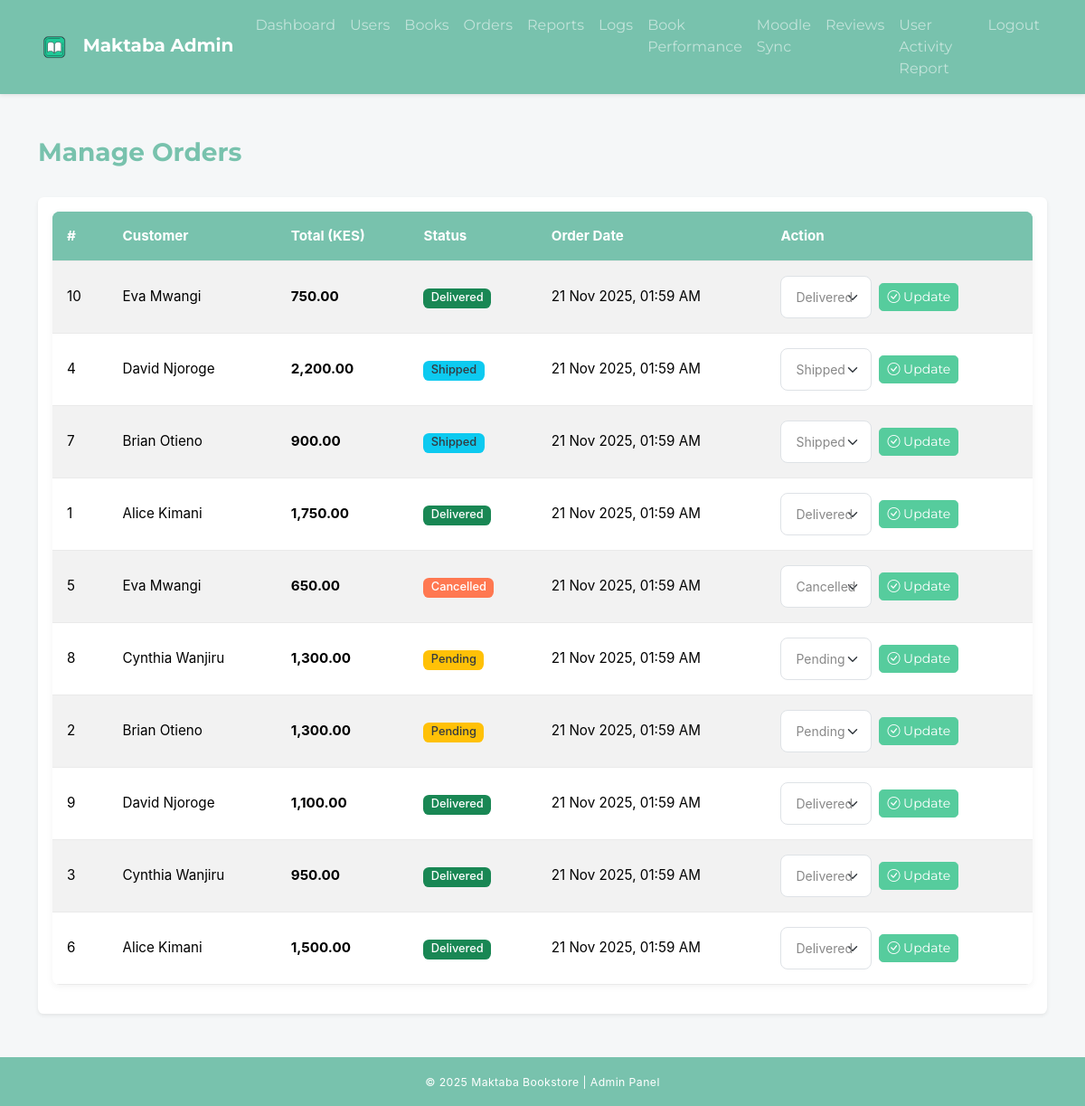
Page /modules/admin/manage_orders.php (signed in) on the committed database.
### tables this page shows
CREATE TABLE orders (
    order_id INT AUTO_INCREMENT PRIMARY KEY,
    user_id INT,
    order_date TIMESTAMP DEFAULT CURRENT_TIMESTAMP,
    shipping_address TEXT,
    total_amount DECIMAL(10, 2),
    order_status ENUM('Pending', 'Shipped', 'Delivered', 'Cancelled') DEFAULT 'Pending',
    payment_status ENUM('Pending', 'Paid', 'Unpaid', 'Refunded') DEFAULT 'Pending',
    mpesa_receipt VARCHAR(50),
    FOREIGN KEY (user_id) REFERENCES users(user_id) ON DELETE CASCADE
);

CREATE TABLE users (
    user_id INT AUTO_INCREMENT PRIMARY KEY,
    full_name VARCHAR(100) NOT NULL,
    email VARCHAR(100) UNIQUE NOT NULL,
    password_hash VARCHAR(255) NOT NULL,
    phone VARCHAR(20),
    preferences TEXT,
    user_role ENUM('customer', 'admin') DEFAULT 'customer',
    otp_code VARCHAR(10),
    otp_expiry DATETIME,
    is_verified TINYINT(1) DEFAULT 0,
    date_created TIMESTAMP DEFAULT CURRENT_TIMESTAMP,
    last_login TIMESTAMP NULL,
    avatar VARCHAR(255) DEFAULT NULL
);

### modules/admin/manage_orders.php (the view, shortened to what this page needs)
<?php
require_once __DIR__ . '/../../database/config.php';
$query = "
    SELECT
        o.order_id,
        o.user_id,
        u.full_name,
        o.total_amount,
        o.order_status,
        o.order_date
    FROM orders o
    JOIN users u ON o.user_id = u.user_id
    ORDER BY o.order_date DESC
";
$result = $conn->query($query);
?>
<!DOCTYPE html>
<html lang="en">
<head>
  <link href="https://cdn.jsdelivr.net/npm/bootswatch@5.3.3/dist/minty/bootstrap.min.css" rel="stylesheet">
  <link href="https://cdn.jsdelivr.net/npm/bootstrap-icons@1.11.3/font/bootstrap-icons.css" rel="stylesheet">
  <link rel="stylesheet" href="../../assets/css/admin.css">
</head>
<body class="d-flex flex-column min-vh-100">
  <?php include("../../includes/admin_nav.php"); ?>
  <main class="container my-5 flex-grow-1">
    <div class="d-flex justify-content-between align-items-center mb-4">
      <h3 class="fw-bold text-primary">Manage Orders</h3>
    </div>
    <div class="table-wrapper shadow-sm rounded bg-white p-3">
      <table class="table table-striped table-hover align-middle">
        <thead class="table-primary">
          <tr>
            <th>#</th>
            <th>Customer</th>
            <th>Total (KES)</th>
            <th>Status</th>
            <th>Order Date</th>
            <th>Action</th>
          </tr>
        </thead>
        <tbody>
          <?php if ($result && $result->num_rows > 0): ?>
            <?php while($row = $result->fetch_assoc()): ?>
              <tr>
                <td><?= htmlspecialchars($row['order_id']) ?></td>
                <td><?= htmlspecialchars($row['full_name']) ?></td>
                <td><strong><?= number_format($row['total_amount'], 2) ?></strong></td>
                <td>
                  <span class="badge
                    <?php
                      echo match($row['order_status']) {
                        'Pending' => 'bg-warning text-dark',
                        'Shipped' => 'bg-info text-dark',
                        'Delivered' => 'bg-success',
                        'Cancelled' => 'bg-danger',
                        default => 'bg-secondary'
                      };
                    ?>">
                    <?= htmlspecialchars($row['order_status']) ?>
                  </span>
                </td>
                <td><?= htmlspecialchars(date('d M Y, h:i A', strtotime($row['order_date']))) ?></td>
                <td>
                  <form action="../../modules/admin/update_order_status.php" method="POST" class="d-flex align-items-center gap-2">
                    <select name="status" class="form-select form-select-sm" style="width:auto;">
                      <?php
                        $statuses = ['Pending','Shipped','Delivered','Cancelled'];
                        foreach ($statuses as $status) {
                          $selected = ($row['order_status'] === $status) ? 'selected' : '';
                          echo "<option value='$status' $selected>$status</option>";
                        }
                      ?>
                    </select>
                    <button type="submit" class="btn btn-sm btn-success">
                      <i class="bi bi-check-circle"></i> Update
                    </button>
                  </form>
                </td>
              </tr>
            <?php endwhile; ?>
          <?php else: ?>
            <tr>
              <td colspan="6" class="text-center text-muted py-4">No orders found.</td>
            </tr>
          <?php endif; ?>
        </tbody>
      </table>
    </div>
  </main>
  <footer class="bg-primary text-white text-center py-3 mt-auto">
    <small>&copy; <?= date('Y') ?> Maktaba Bookstore | Admin Panel</small>
  </footer>
</body>
</html>

### Assets/css/admin.css (style rules this page uses)
body { background: #f5f7f8; font-family: "Inter", sans-serif; margin: 0; padding: 0; }
.table-primary { background-color: #78C2AD !important; color: white; }
.table { font-size: 0.95rem; border-collapse: collapse; width: 100%; background-color: white; border-radius: 8px; overflow: hidden; box-shadow: 0 2px 8px rgba(0,0,0,0.05); }
.table th, .table td { padding: 1rem; text-align: left; border-bottom: 1px solid #eaeaea; }
footer { font-size: 0.875rem; letter-spacing: 0.03em; text-align: center; margin-top: 3rem; color: #6c757d; }
.badge { font-size: 0.8rem; font-weight: 500; }
.form-control, .form-select { border-radius: 8px; border: 1px solid #dee2e6; padding: 0.75rem 1rem; }
.text-primary { color: #78C2AD !important; }
.bg-primary { background-color: #78C2AD !important; }
.badge.bg-warning { background-color: #ffc107 !important; color: #212529; }
.badge.bg-success { background-color: #198754 !important; }
.badge.bg-info { background-color: #0dcaf0 !important; color: #000; }
.shadow-sm { box-shadow: 0 0.125rem 0.25rem rgba(0, 0, 0, 0.075) !important; }

### rows in the picture
orders: order_id "10", user.full_name "Eva Mwangi", total_amount "750.00", order_status "Delivered", order_date "21 Nov 2025, 01:59 AM"
orders: order_id "4", user.full_name "David Njoroge", total_amount "2,200.00", order_status "Shipped", order_date "21 Nov 2025, 01:59 AM"
orders: order_id "7", user.full_name "Brian Otieno", total_amount "900.00", order_status "Shipped", order_date "21 Nov 2025, 01:59 AM"
orders: order_id "1", user.full_name "Alice Kimani", total_amount "1,750.00", order_status "Delivered", order_date "21 Nov 2025, 01:59 AM"
orders: order_id "5", user.full_name "Eva Mwangi", total_amount "650.00", order_status "Cancelled", order_date "21 Nov 2025, 01:59 AM"
orders: order_id "8", user.full_name "Cynthia Wanjiru", total_amount "1,300.00", order_status "Pending", order_date "21 Nov 2025, 01:59 AM"
orders: order_id "2", user.full_name "Brian Otieno", total_amount "1,300.00", order_status "Pending", order_date "21 Nov 2025, 01:59 AM"
orders: order_id "9", user.full_name "David Njoroge", total_amount "1,100.00", order_status "Delivered", order_date "21 Nov 2025, 01:59 AM"
orders: order_id "3", user.full_name "Cynthia Wanjiru", total_amount "950.00", order_status "Delivered", order_date "21 Nov 2025, 01:59 AM"
orders: order_id "6", user.full_name "Alice Kimani", total_amount "1,500.00", order_status "Delivered", order_date "21 Nov 2025, 01:59 AM"

### other values in the picture
form field status "Delivered"
form field status "Shipped"
form field status "Cancelled"
form field status "Pending"
